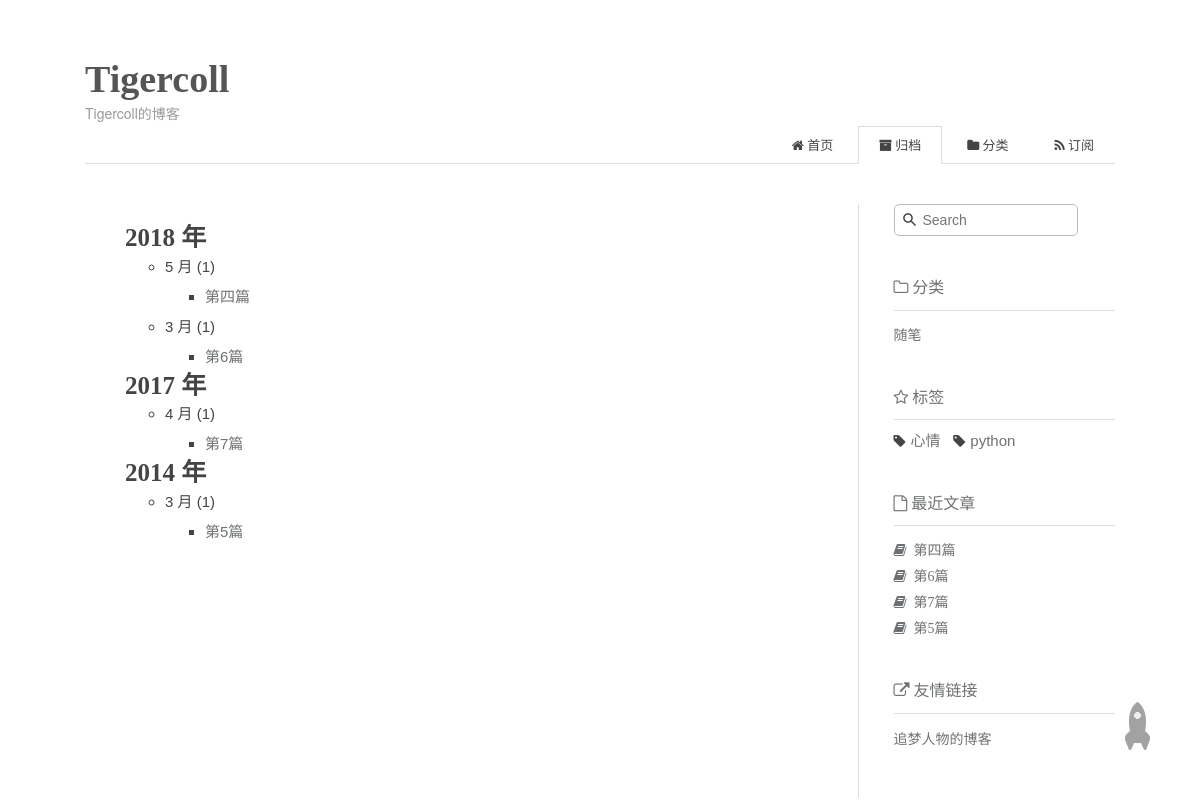
/archives/, run on the app's committed database.
### blog/models.py (models this page shows, shortened)
class ArticlesBlog(models.Model):
    title=models.CharField(max_length=32,verbose_name='标题')
    summary=models.CharField(max_length=64,verbose_name='摘要',default='')
    content=models.TextField(verbose_name='文章内容')
    create_time=models.DateTimeField(verbose_name='创建时间',auto_now_add=True)
    modify_time=models.DateTimeField(verbose_name='修改时间',auto_now=True)
    is_delete=models.BooleanField(verbose_name='文章是否删除')
    is_publish=models.BooleanField(verbose_name='文章是否发布')
    author=models.ForeignKey(UserProfile,verbose_name='作者',on_delete=models.CASCADE,)
    tag=models.ManyToManyField(Tag,verbose_name='标签',blank=True)
    category=models.ForeignKey(Category,verbose_name='分类',on_delete=models.CASCADE,)
    comments=models.IntegerField(verbose_name='评论数',default=0)
    favours=models.IntegerField(verbose_name='点赞数',default=0)
    class Meta:
        verbose_name='博客文章'
        verbose_name_plural=verbose_name
        ordering=['-create_time']
    def get_absolute_url(self):
        return reverse('blog:detail',kwargs={'article_id':self.id})

class Category(models.Model):
    name=models.CharField(max_length=64,verbose_name='分类名')
    class Meta:
        verbose_name='分类'
        verbose_name_plural=verbose_name

class Tag(models.Model):
    name=models.CharField(max_length=64,verbose_name='标签名')
    class Meta:
        verbose_name='标签云'
        verbose_name_plural=verbose_name

### blog/views.py (the view)
# urls.py: path('archives/',ArchiveView.as_view(), name='archives'),
class ArchiveView(View):
    def get(self,request):
        all_articles = ArticlesBlog.objects.filter(is_delete=False, is_publish=True)
        return render(request, 'archives.html', {'article_list': all_articles, })

### blog/templatetags/blog_tags.py (called while the page is built)
@register.simple_tag
def get_recent_article(num=5):
    return ArticlesBlog.objects.filter(is_publish=True,is_delete=False)[:num]

@register.simple_tag
def get_categories():
    return  Category.objects.all()

@register.simple_tag
def get_tag():
    return Tag.objects.all()

### templates/archives.html
{% extends 'base.html' %}
{% block main %}
    <div class="pure-u-1 pure-u-md-3-4">
        <div class="content_container">
            <div class="post">
                <div class="post-archive">
{% regroup article_list by create_time.year as year_post_group %}
<ul>
  {% for year in year_post_group %}
      <h2>{{ year.grouper }} 年</h2>
    {% regroup year.list by create_time.month as month_post_group %}
    <ul>
      {% for month in month_post_group %}
      <li>{{ month.grouper }} 月 ({{ month.list | length }})
        <ul>
          {% for article in month.list %}
          <li><a href="{{ article.get_absolute_url }}">{{ article.title }}</a>
          </li>
          {% endfor %}
        </ul>
      </li>
      {% endfor %}
    </ul>
  {% endfor %}
</ul>
                    </div>
            </div>
        </div>
    </div>
{% endblock %}

### templates/base.html (shortened to what this page needs)
{% load staticfiles %}
{% load blog_tags %}
<!DOCTYPE html>
<html lang="zh-CN">
<head>
    <link rel="stylesheet" href="{% static 'css/comm.css' %}">
    <link rel="stylesheet" href="{% static 'css/font-awesome.min.css' %}">
    <link rel="stylesheet" href="{% static 'css/pure-min.css' %}">
    <link rel="stylesheet" href="{% static 'css/grids-responsive-min.css' %}">
    <link rel="stylesheet" href="{% static 'css/github.css' %}">
    <link rel="stylesheet" href="{% static 'css/jquery.fancybox.min.css' %}">
</head>
<body>
<div class="body_container">
    <div id="header">
        <div class="site-name">
            <a id="logo" href="/">Tigercoll</a>
            <p class="description">Tigercoll的博客</p>
        </div>
        <div id="nav-menu">
            <a  class="current" href="{% url 'blog:index' %}">
                <i class="fa fa-home"> 首页</i>
            </a>
            <a  href="{% url 'blog:archives' %}">
            <i class="fa fa-archive"> 归档</i>
        </a>
            <a href="{% url 'blog:categories' %}">
                <i class="fa fa-folder"> 分类</i>
            </a>
            <a href="{% url 'blog:rss' %}">
                <i class="fa fa-rss"> 订阅</i>
            </a>
        </div>
    </div>
    <div class="pure-g" id="layout">
        {% block main %}
        {% endblock %}
        <div class="pure-u-1 pure-u-md-1-4">
            <div id="sidebar"><div class="widget">
                <form class="search-form" action="{% url 'haystack_search' %}" method="get" accept-charset="utf-8" >
                    <input type="text" name="q" maxlength="20" placeholder="Search">
                </form>
            </div>
                <div class="widget">
                    <div class="widget-title"><i class="fa fa-folder-o"> 分类</i>
                    </div>
                    <ul class="category-list">
                        {% get_categories as categories_list %}
                        {% for category in categories_list %}
                        <li class="category-list-item">
                    <a class="category-list-link" href="{% url 'blog:categories' category.id %}">{{ category.name }}</a>
                </li>
                    {% endfor %}
                </ul>
                </div>
                <div class="widget">
                    <div class="widget-title"><i class="fa fa-star-o"> 标签</i></div><div class="tagcloud">
                     {% get_tag as tags_list %}
                    {% for tag in  tags_list %}
                    <i class="fa fa-tag"></i><a href="{% url 'blog:tag' tag.id %}" style="font-size: 15px;">{{ tag.name }}</a>&nbsp;
                    {% endfor %}
                </div></div>
                <div class="widget"><div class="widget-title"><i class="fa fa-file-o"> 最近文章</i></div>
                    <ul class="post-list">
                        {% get_recent_article as article_list %}
                        {% for article in article_list %}
                            <li class="post-list-item"><a class="post-list-link" href="{{ article.get_absolute_url }}"><i class="	fa fa-book">&nbsp; {{ article.title }}</i></a></li>
                        {% endfor %}
                    </ul>
                </div>
                <div class="widget">
                    <div class="widget-title">
                        <i class="fa fa-external-link"> 友情链接</i>
                    </div>
                    <a href="https://www.zmrenwu.com/" title="追梦人物的博客" target="_blank">
    追梦人物的博客</a>
                </div>
            </div>
        </div>
<a class="show" id="rocket" href="#top"></a>
    </div></div>
</body>
</html>

### static/css/comm.css (style rules this page uses)
html, button, input, select, textarea, .MJXc-TeX-unknown-R, .pure-g [class*="pure-u"] { font-family: "PingFangSC-Regular", Helvetica, "Helvetica Neue", "Segoe UI", "Hiragino Sans GB", "Source Han Sans CN", "Microsoft YaHei", "STHeiti", "WenQuanYi Micro Hei", sans-serif !important; }
body { background-color: #FFF; color: #444; font-family: "TIBch", "Classic Grotesque W01", "Helvetica Neue", Arial, "Hiragino Sans GB", "STHeiti", "Microsoft YaHei", "WenQuanYi Micro Hei", SimSun, sans-serif; -webkit-font-smoothing: antialiased; -moz-osx-font-smoothing: grayscale; font-size: 14px; }
.body_container { padding: 0 60px; max-width: 1150px; margin: 0 auto; }
.content_container { padding-right: 50px; padding-top: 20px; }
a, button.submit { color: #6E7173; text-decoration: none; -webkit-transition: all .1s ease-in; -moz-transition: all .1s ease-in; -o-transition: all .1s ease-in; transition: all .1s ease-in; }
div { box-sizing: border-box; }
#header { padding: 58px 0 0; text-align: left; border-bottom: 1px solid #ddd; position: relative; }
#header .site-name { margin-bottom: 40px; }
#header .site-name #logo { font: bold 38px/1.12 "Times New Roman", Georgia, Times, sans-serif; color: #555; }
#header .site-name .description { margin: .2em 0 0; color: #999; }
#header #nav-menu { margin: 10px 0 -1px; padding: 0; position: absolute; right: 0; bottom: 0; }
#header #nav-menu a { display: inline-block; padding: 3px 20px 3px; line-height: 30px; color: #444; font-size: 13px; border: 1px solid transparent; }
#header #nav-menu a.current { border: 1px solid #ddd; border-bottom-color: #fff; }
#sidebar { border-left: 1px solid #ddd; padding-left: 35px; margin-top: 40px; padding-bottom: 20px; word-wrap: break-word; }
#sidebar .widget { margin-bottom: 30px; }
#sidebar .widget .widget-title { color: #6E7173; line-height: 2.7; margin-top: 0; font-size: 16px; border-bottom: 1px solid #ddd; display: block; font-weight: normal; }
#sidebar .widget .tagcloud { margin-top: 10px; }
#sidebar .widget .tagcloud a { line-height: 1.5; padding: 5px; }
#sidebar .widget ul { list-style: none; padding: 0; }
#sidebar .widget ul li { margin: 5px 0; line-height: 1.5; }
#sidebar .widget .search-form { position: relative; overflow: hidden; }
#sidebar .widget .search-form input { padding: 7px 11px 7px 28px; line-height: 16px; border: 1px solid #bbb; width: 65%; -webkit-border-radius: 5px; -moz-border-radius: 5px; -ms-border-radius: 5px; -o-border-radius: 5px; border-radius: 5px; -webkit-box-shadow: none; -moz-box-shadow: none; box-shadow: none; }
.post { padding: 25px 0 15px; }
.post-archive { font-size: 15px; line-height: 2; padding-bottom: .8em; }
.post-archive h2 { margin: 0; font: bold 25px / 1.1 "ff-tisa-web-pro", Cambria, "Times New Roman", Georgia, Times, sans-serif; }
@media print, screen and (min-width: 48em) { #rocket { position: fixed; right: 50px; bottom: 50px; display: block; visibility: hidden; width: 26px; height: 48px; opacity: 0; -webkit-transition: visibility 0.6s cubic-bezier(0.6, 0.04, 0.98, 0.335), opacity 0.6s cubic-bezier(0.6, 0.04, 0.98, 0.335), -webkit-transform 0.6s cubic-bezier(0.6, 0.04, 0.98, 0.335); -moz-transition: visibility 0.6s cubic-bezier(0.6, 0.04, 0.98, 0.335), opacity 0.6s cubic-bezier(0.6, 0.04, 0.98, 0.335), -moz-transform 0.6s cubic-bezier(0.6, 0.04, 0.98, 0.335); transition: visibility 0.6s cubic-bezier(0.6, 0.04, 0.98, 0.335), opacity 0.6s cubic-bezier(0.6, 0.04, 0.98, 0.335), transform 0.6s cubic-bezier(0.6, 0.04, 0.98, 0.335); } }
@media print, screen and (min-width: 48em) { #rocket.show { visibility: visible; opacity: 1; } }

### data on the page
ArticlesBlog: title "第四篇"
ArticlesBlog: title "第6篇"
ArticlesBlog: title "第7篇"
ArticlesBlog: title "第5篇"
Category: name "随笔"
Tag: name "心情"
Tag: name "python"

### other printed values
{{ year.grouper }} "2018" "2017" "2014"
{{ month.grouper }} "5" "3" "4" "3"
{{ month.list | length }} "1" "1" "1" "1"
